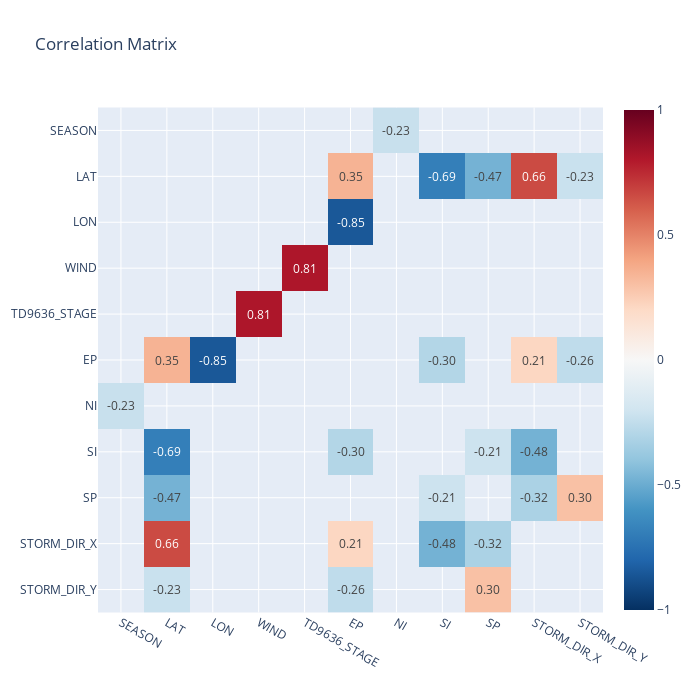

Write notebook code for a chart like this one.
### Markdown cell above
# Correlation matrix
Stolen from Vincent

### Code cell
# Correlation matrix + heatmap using Plotly for the transformed data
# Checking the correlations to check our hypothesis before using the data with the ML Model
cm_df = DATA.corr()
cm_df = cm_df[((cm_df >= 0.2) | (cm_df <= -0.2)) & (cm_df != 1.00)]
cm_df = cm_df.dropna(how="all", axis=0).dropna(how="all", axis=1)

fig = px.imshow(
    cm_df,
    text_auto=".2f",
    zmin=-1,
    zmax=1,
    color_continuous_scale=px.colors.sequential.RdBu_r,
    title="Correlation Matrix Heatmap",
)

# Layout and show
fig.update_layout(
    title="Correlation Matrix",
    autosize=False,
    width=700,
    height=700,
)
fig.show()

### Figure 1 — Plotly figure (JSON) as saved in the notebook; plotly's stock layout.template omitted (floating-point values rounded to 4 significant figures)
{"data": [{"coloraxis": "coloraxis", "hovertemplate": "x: %{x}<br>y: %{y}<br>color: %{z}<extra></extra>", "name": "0", "texttemplate": "%{z:.2f}", "type": "heatmap", "x": ["SEASON", "LAT", "LON", "WIND", "TD9636_STAGE", "EP", "NI", "SI", "SP", "STORM_DIR_X", "STORM_DIR_Y"], "xaxis": "x", "y": ["SEASON", "LAT", "LON", "WIND", "TD9636_STAGE", "EP", "NI", "SI", "SP", "STORM_DIR_X", "STORM_DIR_Y"], "yaxis": "y", "z": [[null, null, null, null, null, null, -0.2286, null, null, null, null], [null, null, null, null, null, 0.3486, null, -0.6873, -0.4746, 0.6592, -0.2269], [null, null, null, null, null, -0.8531, null, null, null, null, null], [null, null, null, null, 0.8126, null, null, null, null, null, null], [null, null, null, 0.8126, null, null, null, null, null, null, null], [null, 0.3486, -0.8531, null, null, null, null, -0.2951, null, 0.2141, -0.2568], [-0.2286, null, null, null, null, null, null, null, null, null, null], [null, -0.6873, null, null, null, -0.2951, null, null, -0.2121, -0.4766, null], [null, -0.4746, null, null, null, null, null, -0.2121, null, -0.3197, 0.2976], [null, 0.6592, null, null, null, 0.2141, null, -0.4766, -0.3197, null, null], [null, -0.2269, null, null, null, -0.2568, null, null, 0.2976, null, null]]}], "layout": {"autosize": false, "coloraxis": {"cmax": 1, "cmin": -1, "colorscale": [[0, "rgb(5,48,97)"], [0.1, "rgb(33,102,172)"], [0.2, "rgb(67,147,195)"], [0.3, "rgb(146,197,222)"], [0.4, "rgb(209,229,240)"], [0.5, "rgb(247,247,247)"], [0.6, "rgb(253,219,199)"], [0.7, "rgb(244,165,130)"], [0.8, "rgb(214,96,77)"], [0.9, "rgb(178,24,43)"], [1, "rgb(103,0,31)"]]}, "height": 700, "title": {"text": "Correlation Matrix"}, "width": 700, "xaxis": {"anchor": "y", "constrain": "domain", "domain": [0, 1], "scaleanchor": "y"}, "yaxis": {"anchor": "x", "autorange": "reversed", "constrain": "domain", "domain": [0, 1]}}}
